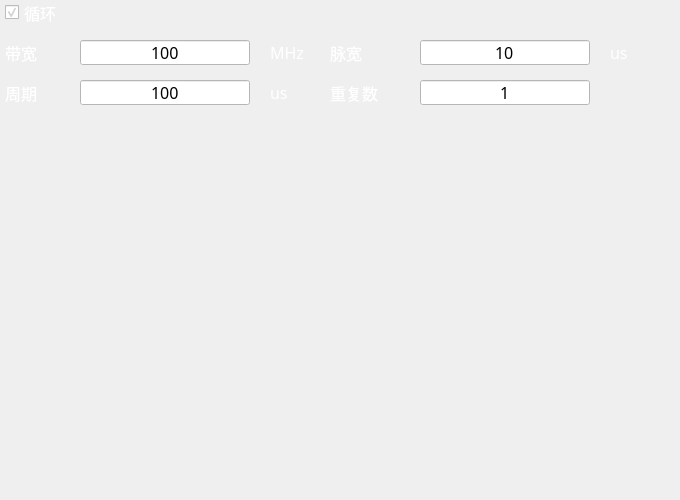
     <widget class="QWidget" name="wdt_pri_line_freq" native="true">
      <property name="geometry">
       <rect>
        <x>10</x>
        <y>90</y>
        <width>680</width>
        <height>500</height>
       </rect>
      </property>
      <widget class="QLineEdit" name="line_pri_line_freq_repeat">
       <property name="geometry">
        <rect>
         <x>420</x>
         <y>80</y>
         <width>170</width>
         <height>25</height>
        </rect>
       </property>
       <property name="minimumSize">
        <size>
         <width>150</width>
         <height>25</height>
        </size>
       </property>
       <property name="font">
        <font>
         <family>微软雅黑</family>
         <pointsize>12</pointsize>
        </font>
       </property>
       <property name="styleSheet">
        <string notr="true">QLineEdit {
	background-color:white;
	color: black;
}</string>
       </property>
       <property name="text">
        <string>1</string>
       </property>
       <property name="alignment">
        <set>Qt::AlignCenter</set>
       </property>
      </widget>
      <widget class="QLineEdit" name="line_pri_line_freq_period">
       <property name="geometry">
        <rect>
         <x>80</x>
         <y>80</y>
         <width>170</width>
         <height>25</height>
        </rect>
       </property>
       <property name="minimumSize">
        <size>
         <width>150</width>
         <height>25</height>
        </size>
       </property>
       <property name="font">
        <font>
         <family>微软雅黑</family>
         <pointsize>12</pointsize>
        </font>
       </property>
       <property name="styleSheet">
        <string notr="true">QLineEdit {
	background-color:white;
	color: black;
}</string>
       </property>
       <property name="text">
        <string>100</string>
       </property>
       <property name="alignment">
        <set>Qt::AlignCenter</set>
       </property>
      </widget>
      <widget class="QLabel" name="unit_pri_line_freq_bw">
       <property name="geometry">
        <rect>
         <x>270</x>
         <y>40</y>
         <width>50</width>
         <height>25</height>
        </rect>
       </property>
       <property name="minimumSize">
        <size>
         <width>50</width>
         <height>0</height>
        </size>
       </property>
       <property name="font">
        <font>
         <family>微软雅黑</family>
         <pointsize>12</pointsize>
        </font>
       </property>
       <property name="styleSheet">
        <string notr="true">QLabel {
	color:white;
}</string>
       </property>
       <property name="text">
        <string>MHz</string>
       </property>
      </widget>
      <widget class="QLabel" name="label_83">
       <property name="geometry">
        <rect>
         <x>5</x>
         <y>80</y>
         <width>70</width>
         <height>25</height>
        </rect>
       </property>
       <property name="minimumSize">
        <size>
         <width>0</width>
         <height>25</height>
        </size>
       </property>
       <property name="font">
        <font>
         <family>微软雅黑</family>
         <pointsize>12</pointsize>
        </font>
       </property>
       <property name="styleSheet">
        <string notr="true">QLabel {
	color:white;
}</string>
       </property>
       <property name="text">
        <string>周期</string>
       </property>
       <property name="alignment">
        <set>Qt::AlignLeading|Qt::AlignLeft|Qt::AlignVCenter</set>
       </property>
      </widget>
      <widget class="QLabel" name="label_84">
       <property name="geometry">
        <rect>
         <x>330</x>
         <y>80</y>
         <width>85</width>
         <height>25</height>
        </rect>
       </property>
       <property name="minimumSize">
        <size>
         <width>0</width>
         <height>25</height>
        </size>
       </property>
       <property name="font">
        <font>
         <family>微软雅黑</family>
         <pointsize>12</pointsize>
        </font>
       </property>
       <property name="styleSheet">
        <string notr="true">QLabel {
	color:white;
}</string>
       </property>
       <property name="text">
        <string>重复数</string>
       </property>
      </widget>
      <widget class="QWidget" name="gridWidget_8" native="true">
       <property name="geometry">
        <rect>
         <x>480</x>
         <y>450</y>
         <width>191</width>
         <height>51</height>
        </rect>
       </property>
       <layout class="QGridLayout" name="gridLayout_8"/>
      </widget>
      <widget class="QLabel" name="unit_pri_line_freq_pw">
       <property name="geometry">
        <rect>
         <x>610</x>
         <y>40</y>
         <width>50</width>
         <height>25</height>
        </rect>
       </property>
       <property name="minimumSize">
        <size>
         <width>50</width>
         <height>0</height>
        </size>
       </property>
       <property name="font">
        <font>
         <family>微软雅黑</family>
         <pointsize>12</pointsize>
        </font>
       </property>
       <property name="styleSheet">
        <string notr="true">QLabel {
	color:white;
}</string>
       </property>
       <property name="text">
        <string>us</string>
       </property>
      </widget>
      <widget class="QLineEdit" name="line_pri_line_freq_bw">
       <property name="geometry">
        <rect>
         <x>80</x>
         <y>40</y>
         <width>170</width>
         <height>25</height>
        </rect>
       </property>
       <property name="minimumSize">
        <size>
         <width>150</width>
         <height>25</height>
        </size>
       </property>
       <property name="font">
        <font>
         <family>微软雅黑</family>
         <pointsize>12</pointsize>
        </font>
       </property>
       <property name="styleSheet">
        <string notr="true">QLineEdit {
	background-color:white;
	color: black;
}</string>
       </property>
       <property name="text">
        <string>100</string>
       </property>
       <property name="alignment">
        <set>Qt::AlignCenter</set>
       </property>
      </widget>
      <widget class="QLabel" name="label_86">
       <property name="geometry">
        <rect>
         <x>5</x>
         <y>40</y>
         <width>70</width>
         <height>25</height>
        </rect>
       </property>
       <property name="minimumSize">
        <size>
         <width>0</width>
         <height>25</height>
        </size>
       </property>
       <property name="font">
        <font>
         <family>微软雅黑</family>
         <pointsize>12</pointsize>
        </font>
       </property>
       <property name="styleSheet">
        <string notr="true">QLabel {
	color:white;
}</string>
       </property>
       <property name="text">
        <string>带宽</string>
       </property>
       <property name="alignment">
        <set>Qt::AlignLeading|Qt::AlignLeft|Qt::AlignVCenter</set>
       </property>
      </widget>
      <widget class="QLabel" name="label_87">
       <property name="geometry">
        <rect>
         <x>330</x>
         <y>40</y>
         <width>85</width>
         <height>25</height>
        </rect>
       </property>
       <property name="minimumSize">
        <size>
         <width>0</width>
         <height>25</height>
        </size>
       </property>
       <property name="font">
        <font>
         <family>微软雅黑</family>
         <pointsize>12</pointsize>
        </font>
       </property>
       <property name="styleSheet">
        <string notr="true">QLabel {
	color:white;
}</string>
       </property>
       <property name="text">
        <string>脉宽</string>
       </property>
       <property name="alignment">
        <set>Qt::AlignLeading|Qt::AlignLeft|Qt::AlignVCenter</set>
       </property>
      </widget>
      <widget class="QLineEdit" name="line_pri_line_freq_pw">
       <property name="geometry">
        <rect>
         <x>420</x>
         <y>40</y>
         <width>170</width>
         <height>25</height>
        </rect>
       </property>
       <property name="minimumSize">
        <size>
         <width>150</width>
         <height>25</height>
        </size>
       </property>
       <property name="font">
        <font>
         <family>微软雅黑</family>
         <pointsize>12</pointsize>
        </font>
       </property>
       <property name="styleSheet">
        <string notr="true">QLineEdit {
	background-color:white;
	color: black;
}</string>
       </property>
       <property name="text">
        <string>10</string>
       </property>
       <property name="alignment">
        <set>Qt::AlignCenter</set>
       </property>
      </widget>
      <widget class="QCheckBox" name="btn_pri_line_freq_loop">
       <property name="geometry">
        <rect>
         <x>5</x>
         <y>0</y>
         <width>75</width>
         <height>25</height>
        </rect>
       </property>
       <property name="minimumSize">
        <size>
         <width>75</width>
         <height>25</height>
        </size>
       </property>
       <property name="font">
        <font>
         <family>微软雅黑</family>
         <pointsize>12</pointsize>
        </font>
       </property>
       <property name="tabletTracking">
        <bool>false</bool>
       </property>
       <property name="styleSheet">
        <string notr="true">QCheckBox {
	color:white;
}</string>
       </property>
       <property name="text">
        <string>循环</string>
       </property>
       <property name="checked">
        <bool>true</bool>
       </property>
      </widget>
      <widget class="QLabel" name="unit_pri_line_freq_period">
       <property name="geometry">
        <rect>
         <x>270</x>
         <y>80</y>
         <width>50</width>
         <height>25</height>
        </rect>
       </property>
       <property name="minimumSize">
        <size>
         <width>50</width>
         <height>0</height>
        </size>
       </property>
       <property name="font">
        <font>
         <family>微软雅黑</family>
         <pointsize>12</pointsize>
        </font>
       </property>
       <property name="styleSheet">
        <string notr="true">QLabel {
	color:white;
}</string>
       </property>
       <property name="text">
        <string>us</string>
       </property>
      </widget>
     </widget>
